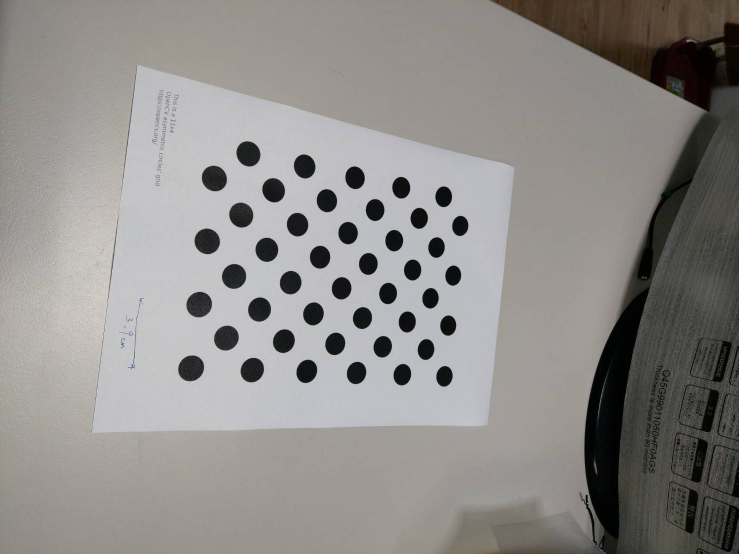
#> input picture chessboard_practice/192739.jpg, 1477 x 1108 px, found by its file name (shown at 1/2 size)
$ python 20230609_HWTEST.py
#> lines starting #> are read from the running program, lines starting #| are printed output that depends on the picture
import cv2 as cv
import numpy as np

fnames = []
fnames.append(r'D:\Lab\111-2\computer_vision_and_image_measurement\chessboard_practice\192739.jpg')
fnames.append(r'D:\Lab\111-2\computer_vision_and_image_measurement\chessboard_practice\192740.jpg')
fnames.append(r'D:\Lab\111-2\computer_vision_and_image_measurement\chessboard_practice\192741.jpg')

allCorners = np.zeros((3, 44, 2), dtype=float)

for i in range(3):
# Read image
    img = cv.imread(fnames[i], cv.IMREAD_GRAYSCALE)
#> img: shape (1108, 1477); min 0, max 230, mean 141.3

    # Call findChessboardCorners
    w = 4
    h = 11
    psize = (w, h)
    params = cv.SimpleBlobDetector_Params()
    params.maxArea = 10e4
    params.minArea = 10
    params.minDistBetweenBlobs = 5
    blobDetector = cv.SimpleBlobDetector_create(params)
    ret1 = cv.findCirclesGrid(img, (w, h), cv.CALIB_CB_ASYMMETRIC_GRID, blobDetector, None)
    if ret1[0] == True:
        corners = ret1[1].reshape(-1, 2)
#> corners = 44 pairs, first value 381.8 to 920.1, second value 307.3 to 752.2
        allCorners[i, :, :] = corners
    else:
        print("Error: Could not find all corners.")

# Call drawChessboardCorners
    imgWithCorners = img.copy()
    imgWithCorners = cv.cvtColor(imgWithCorners,
                                 cv.COLOR_GRAY2BGR)
    cv.drawChessboardCorners(imgWithCorners,
                             psize,
                             corners,
                             ret1[0])
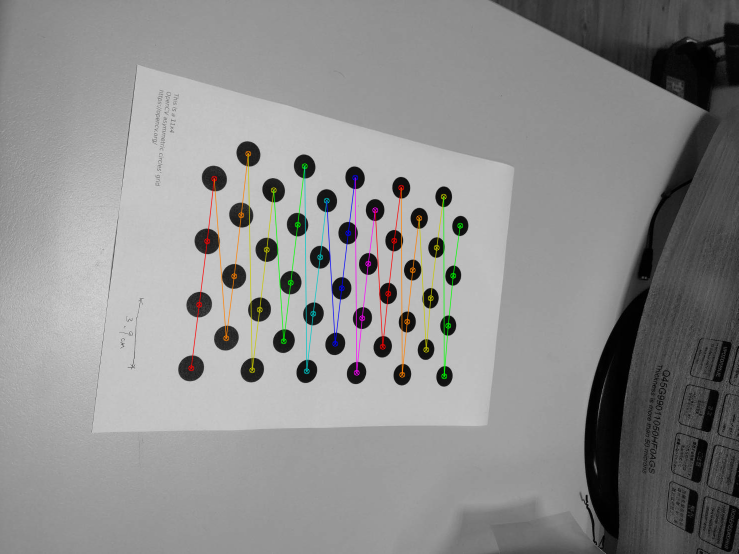
#> imgWithCorners: shape (1108, 1477, 3) (shown at 1/2 size); mean B, G, R 140.9, 141.4, 141.5

    # Resize the image
    myScreen = (1280, 720)
    ratio_x = myScreen[0] / imgWithCorners.shape[1]
#> ratio_x = 0.867
    ratio_y = myScreen[1] / imgWithCorners.shape[0]
#> ratio_y = 0.65
    ratio = min(ratio_x, ratio_y)
#> ratio = 0.65
    dsize = (int(ratio * imgWithCorners.shape[1]),
             int(ratio * imgWithCorners.shape[0]))
#> dsize = (959, 720)
    imgWithCornersResized = cv.resize(
        imgWithCorners, dsize)
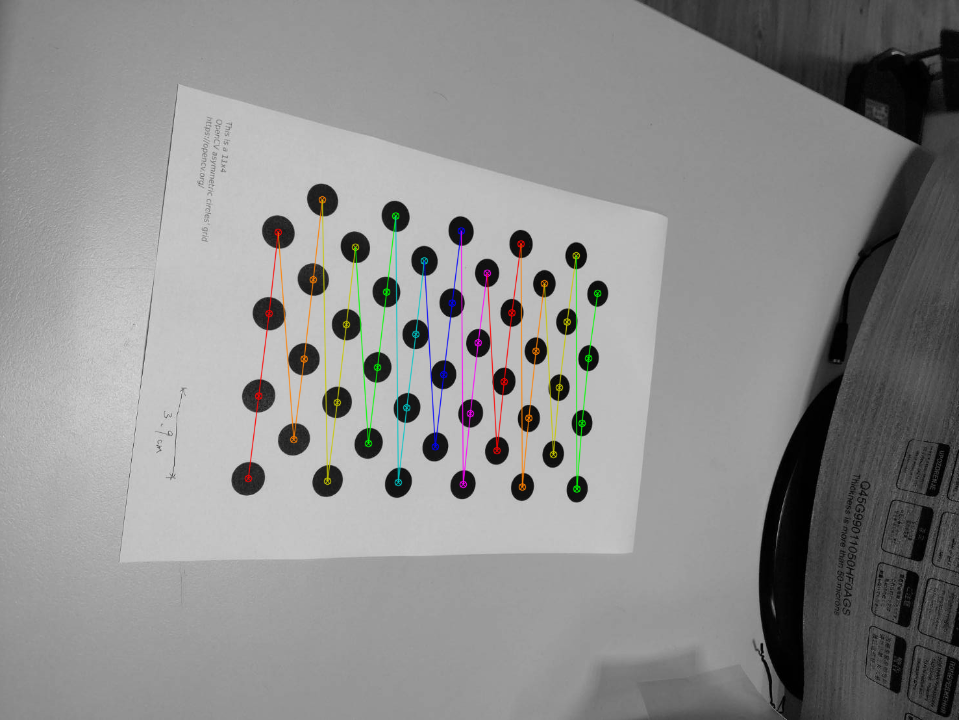
#> imgWithCornersResized: shape (720, 959, 3); mean B, G, R 140.9, 141.3, 141.5

    # display
    winName = "Found corners of image %d" % (i + 1)
    cv.imshow(winName, imgWithCornersResized)
#> pass 2 of the loop `for i in range(3):`:
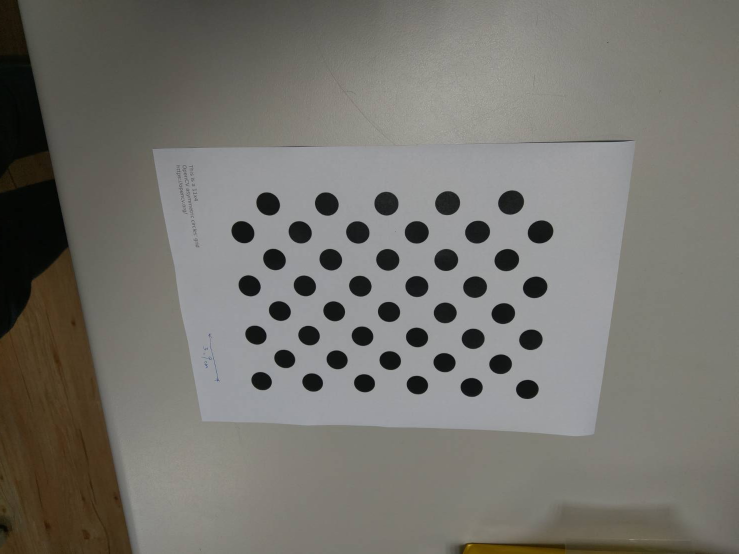
#> input picture chessboard_practice/192740.jpg, 1477 x 1108 px, found by its file name (shown at 1/2 size)
#> `img = cv.imread(fnames[i], cv.IMREAD_GRAYSCALE)`:
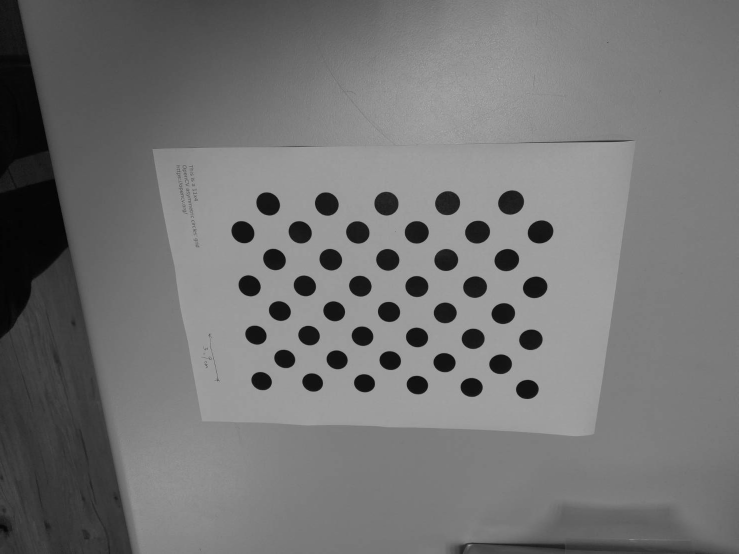
#> img: shape (1108, 1477) (shown at 1/2 size); min 0, max 181, mean 115.9
#> corners = 44 pairs, first value 485.3 to 1080.6, second value 404.5 to 778.4
#> `imgWithCornersResized = cv.resize( imgWithCorners, dsize)`:
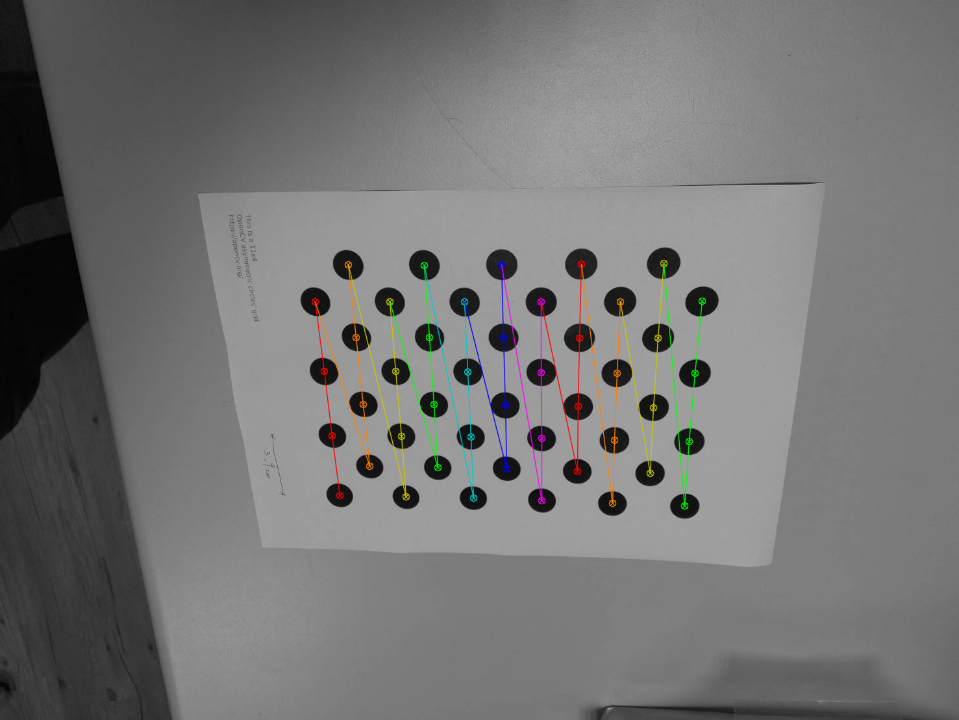
#> imgWithCornersResized: shape (720, 959, 3); mean B, G, R 115.7, 116.1, 116.2
#> pass 3 of the loop `for i in range(3):`:
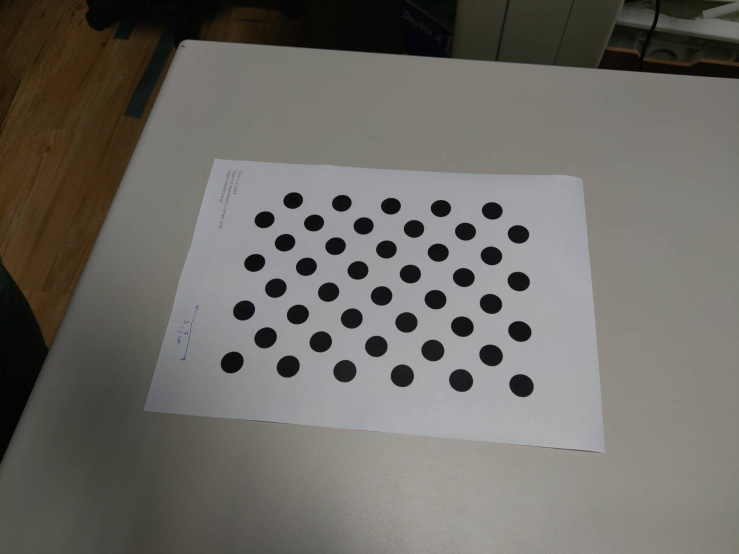
#> input picture chessboard_practice/192741.jpg, 1477 x 1108 px, found by its file name (shown at 1/2 size)
#> `img = cv.imread(fnames[i], cv.IMREAD_GRAYSCALE)`:
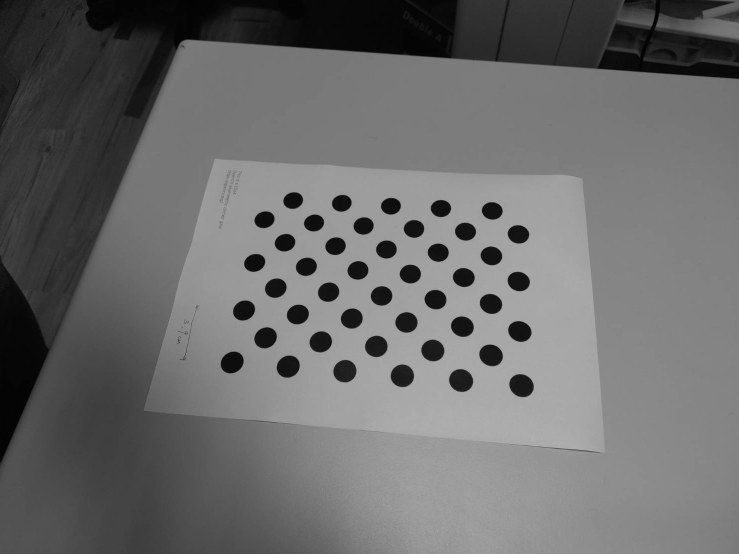
#> img: shape (1108, 1477) (shown at 1/2 size); min 0, max 191, mean 107.3
#> corners = 44 pairs, first value 463.8 to 1042.6, second value 400.6 to 770.8
#> `imgWithCornersResized = cv.resize( imgWithCorners, dsize)`:
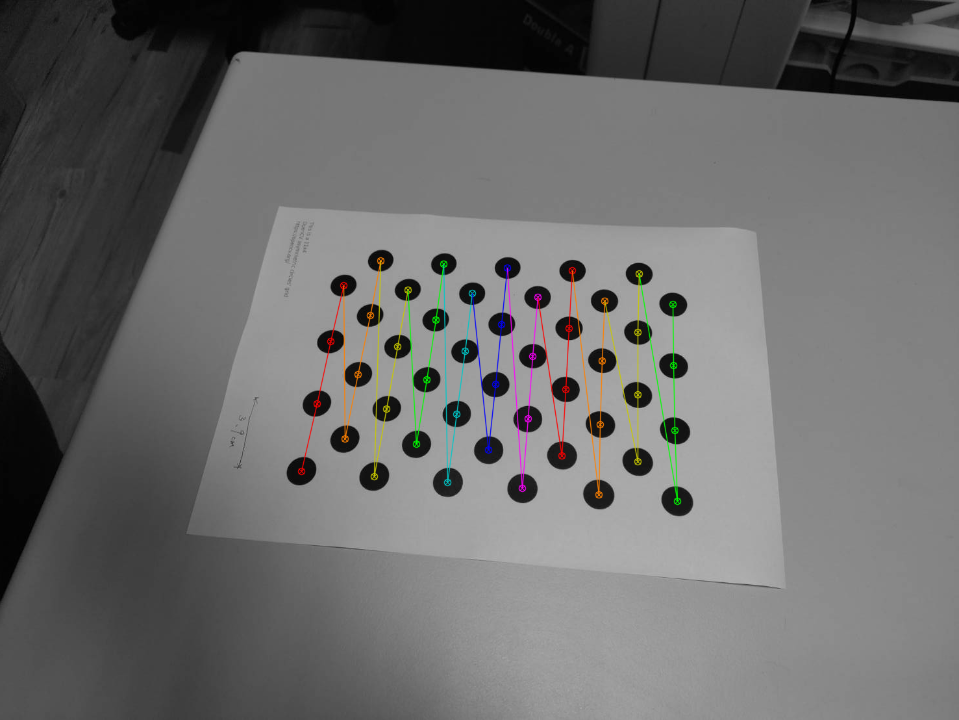
#> imgWithCornersResized: shape (720, 959, 3); mean B, G, R 107.1, 107.5, 107.6
#    ikey = cv.waitKey(0)

ikey = cv.waitKey(0)
#> (key Esc is pressed here)
cv.destroyAllWindows()

# Call cabibrateCamera()
objPoints = np.zeros((3, 44, 3), dtype=float)
dx = 19.5
dy = 39
for i in range(h):
    if i % 2 == 0:
        for j in range(w):
            objPoints[0, i * w + j, 0] = i * dx
            objPoints[0, i * w + j, 1] = j * dy
            objPoints[0, i * w + j, 2] = 0.
    else:
        for j in range(w):
            objPoints[0, i * w + j, 0] = i * dx
            objPoints[0, i * w + j, 1] = j * dy + 0.5 * dy
            objPoints[0, i * w + j, 2] = 0.
for i in range(1, 3):
    objPoints[i, :, :] = objPoints[0, :, :]
imgSize = (img.shape[1], img.shape[0])
#> imgSize = (1477, 1108)
cmat = np.array([[2000,0,1000],[0,2000,1000],[0,0,1.]])
dvec = np.zeros((1,8))
ret2 = cv.calibrateCamera(objPoints.astype(np.float32),
                          allCorners.astype(np.float32), imgSize, cmat, dvec)
